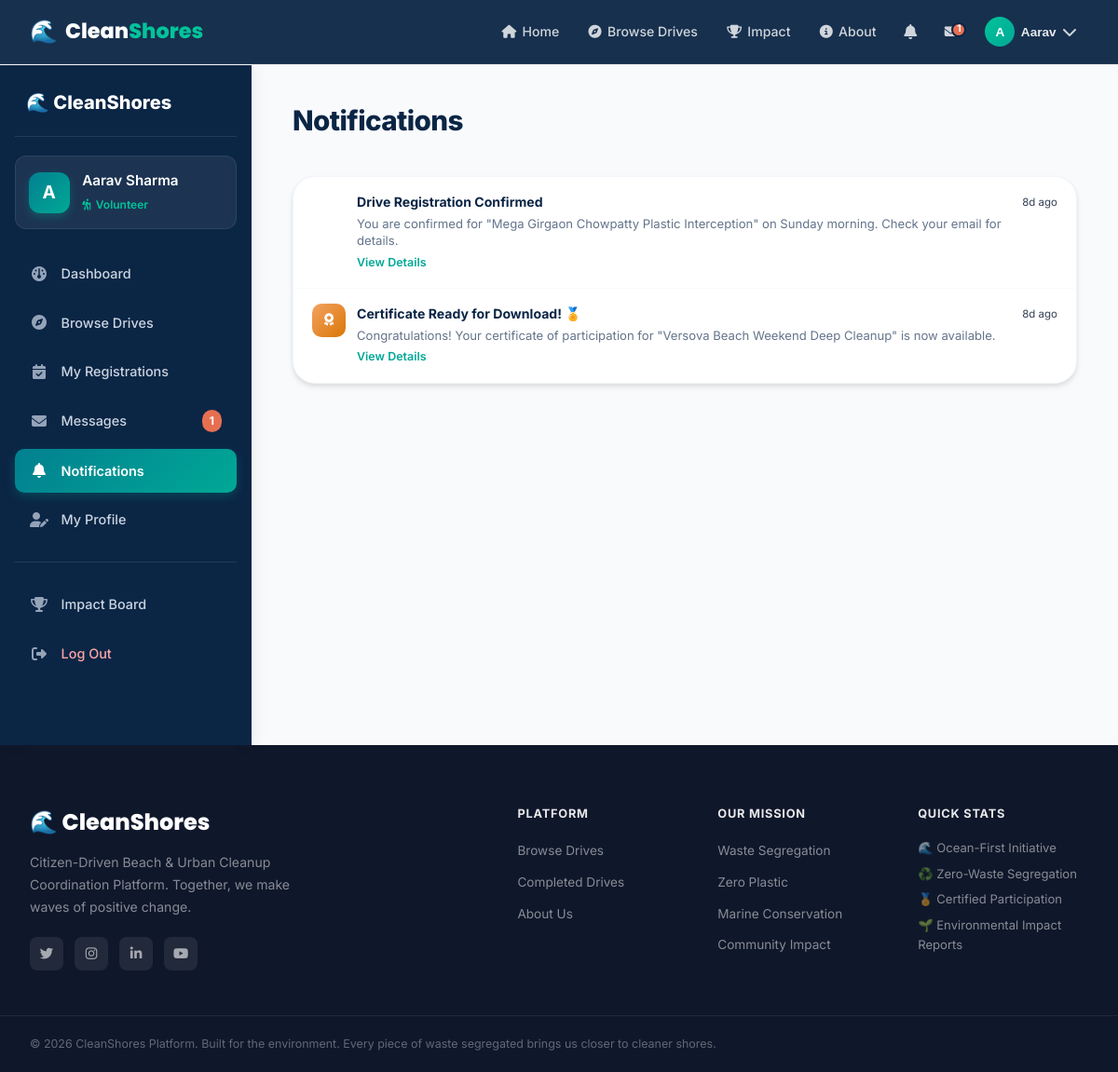
/volunteer/notifications (signed in), run on the app's committed database.
### models/user.py (models this page shows, shortened)
class User(db.Model):
    __tablename__ = 'users'
    id = db.Column(db.Integer, primary_key=True)
    username = db.Column(db.String(80), unique=True, nullable=False, index=True)
    email = db.Column(db.String(120), unique=True, nullable=False, index=True)
    password_hash = db.Column(db.String(255), nullable=False)
    full_name = db.Column(db.String(120), nullable=False)
    phone = db.Column(db.String(20), nullable=True)
    role = db.Column(db.String(20), nullable=False, default='volunteer')  # 'organizer', 'volunteer', 'admin'
    profile_pic = db.Column(db.String(255), nullable=True)
    bio = db.Column(db.Text, nullable=True)
    location = db.Column(db.String(120), nullable=True)
    college_or_org = db.Column(db.String(150), nullable=True)
    skills_interests = db.Column(db.String(255), nullable=True)  # e.g., 'Waste Segregation, First Aid, Photography'
    is_active = db.Column(db.Boolean, default=True)
    created_at = db.Column(db.DateTime, default=datetime.utcnow)
    drives_organized = db.relationship('Drive', backref='organizer', lazy='dynamic', cascade='all, delete-orphan')
    participations = db.relationship('Participation', backref='volunteer', lazy='dynamic', cascade='all, delete-orphan')
    verification = db.relationship('OrganizerVerification', foreign_keys='OrganizerVerification.user_id', backref='user', uselist=False, cascade='all, delete-orphan')
    notifications = db.relationship('Notification', backref='user', lazy='dynamic', cascade='all, delete-orphan')
    sent_messages = db.relationship('Message', foreign_keys='Message.sender_id', backref='sender', lazy='dynamic')
    received_messages = db.relationship('Message', foreign_keys='Message.recipient_id', backref='recipient', lazy='dynamic')
    @property
    def is_verified(self):
        if self.role in ('admin', 'organizer'):
            return True
        return False

### models/notification.py (models this page shows, shortened)
class Notification(db.Model):
    __tablename__ = 'notifications'
    id = db.Column(db.Integer, primary_key=True)
    user_id = db.Column(db.Integer, db.ForeignKey('users.id', ondelete='CASCADE'), nullable=False)
    title = db.Column(db.String(150), nullable=False)
    message = db.Column(db.Text, nullable=False)
    link = db.Column(db.String(255), nullable=True)
    notification_type = db.Column(db.String(50), default='system')  # 'registration', 'drive_update', 'verification', 'message', 'certificate'
    is_read = db.Column(db.Boolean, default=False)
    created_at = db.Column(db.DateTime, default=datetime.utcnow)

### routes/volunteer.py (the view)
@volunteer_bp.route('/notifications')
@volunteer_only
def notifications():
    user = get_current_user()
    notifs = Notification.query.filter_by(user_id=user.id).order_by(
        Notification.created_at.desc()).all()
    for n in notifs:
        n.is_read = True
    db.session.commit()
    return render_template('volunteer/notifications.html', user=user, notifications=notifs)

### routes/auth.py (called while the page is built)
def get_current_user():
    if 'user_id' in session:
        return User.query.get(session['user_id'])
    return None

### routes/volunteer.py (called while the page is built)
def volunteer_only(f):
    from functools import wraps
    @wraps(f)
    def decorated(*args, **kwargs):
        if 'user_id' not in session or session.get('role') != 'volunteer':
            flash('Volunteer access only.', 'danger')
            return redirect(url_for('main.index'))
        return f(*args, **kwargs)
    return decorated

### templates/volunteer/notifications.html (shortened to what this page needs)
{% extends "base.html" %}
{% block body_class %}dashboard-page{% endblock %}
{% block content %}
<div class="dashboard-layout">
    {% include 'volunteer/_sidebar.html' %}
    <div class="dashboard-main">
        <div class="dashboard-topbar"><h1 class="dashboard-page-title">Notifications</h1></div>
        {% if notifications %}
        <div class="notif-list notif-list-full">
            {% for n in notifications %}
            <div class="notif-item {% if not n.is_read %}notif-unread{% endif %} notif-item-{{ n.notification_type }}">
                <div class="notif-item-icon">
                    <i class="fa-solid {{ {'registration':'fa-user-plus','drive_update':'fa-calendar','certificate':'fa-award','message':'fa-envelope','verification':'fa-shield-halved','system':'fa-bell'}.get(n.notification_type,'fa-bell') }}"></i>
                </div>
                <div class="notif-item-body">
                    <strong>{{ n.title }}</strong>
                    <p>{{ n.message }}</p>
                    {% if n.link %}<a href="{{ n.link }}" class="notif-action-link">View Details</a>{% endif %}
                </div>
                <div class="notif-item-time">{{ n.created_at | timesince }}</div>
            </div>
            {% endfor %}
        </div>
        {% else %}
        <div class="empty-state"><div class="empty-icon">🔔</div><h3>All caught up!</h3><p>No notifications yet.</p></div>
        {% endif %}
    </div>
</div>
{% endblock %}

### templates/base.html (shortened to what this page needs)
<!DOCTYPE html>
<html lang="en">
<head>
    <link rel="stylesheet" href="https://cdnjs.cloudflare.com/ajax/libs/font-awesome/6.5.0/css/all.min.css">
    <link rel="stylesheet" href="{{ url_for('static', filename='css/style.css') }}">
    <link rel="stylesheet" href="{{ url_for('static', filename='css/dashboard.css') }}">
    <link rel="stylesheet" href="{{ url_for('static', filename='css/responsive.css') }}">
</head>
<body class="{% block body_class %}{% endblock %}">
<nav class="cs-nav" id="mainNav">
    <div class="nav-container">
        <a href="{{ url_for('index') }}" class="nav-brand">
            <span class="brand-icon">🌊</span>
            <span class="brand-text">Clean<span class="brand-accent">Shores</span></span>
        </a>
        <div class="nav-links" id="navLinks">
            <a href="{{ url_for('index') }}" class="nav-link {% if request.endpoint == 'index' %}active{% endif %}">
                <i class="fa-solid fa-house"></i> Home
            </a>
            <a href="{{ url_for('drives.browse_drives') }}" class="nav-link {% if 'browse' in (request.endpoint or '') %}active{% endif %}">
                <i class="fa-solid fa-compass"></i> Browse Drives
            </a>
            <a href="{{ url_for('drives.completed_drives') }}" class="nav-link">
                <i class="fa-solid fa-trophy"></i> Impact
            </a>
            <a href="{{ url_for('about') }}" class="nav-link {% if request.endpoint == 'about' %}active{% endif %}">
                <i class="fa-solid fa-circle-info"></i> About
            </a>
            {% if current_user %}
                <div class="nav-notification" id="notifDropdown">
                    <button class="notif-btn" onclick="toggleNotifDropdown()">
                        <i class="fa-solid fa-bell"></i>
                    </button>
                </div>
                {% if current_user.role == 'organizer' %}
                <a href="{{ url_for('organizer.messages') }}" class="nav-link nav-icon-link">
                    <i class="fa-solid fa-envelope"></i>
                    {% if unread_messages > 0 %}<span class="notif-badge">{{ unread_messages }}</span>{% endif %}
                </a>
                {% elif current_user.role == 'volunteer' %}
                <a href="{{ url_for('volunteer.messages') }}" class="nav-link nav-icon-link">
                    {% if unread_messages > 0 %}<span class="notif-badge">{{ unread_messages }}</span>{% endif %}
                </a>
                {% endif %}
                <div class="nav-user-menu" id="userMenu">
                    <button class="user-btn" onclick="toggleUserMenu()">
                        <div class="user-avatar">{{ current_user.full_name[0].upper() }}</div>
                        <span class="user-name-short">{{ current_user.full_name.split()[0] }}</span>
                        <i class="fa-solid fa-chevron-down"></i>
                    </button>
                </div>
            {% endif %}
        </div>
    </div>
</nav>
<main>
    {% block content %}{% endblock %}
</main>
<footer class="cs-footer">
    <div class="footer-container">
        <div class="footer-brand">
            <div class="footer-logo">🌊 CleanShores</div>
            <p>Citizen-Driven Beach & Urban Cleanup Coordination Platform. Together, we make waves of positive change.</p>
            <div class="footer-social">
                <a href="#" title="Twitter"><i class="fa-brands fa-twitter"></i></a>
                <a href="#" title="Instagram"><i class="fa-brands fa-instagram"></i></a>
                <a href="#" title="LinkedIn"><i class="fa-brands fa-linkedin-in"></i></a>
                <a href="#" title="YouTube"><i class="fa-brands fa-youtube"></i></a>
            </div>
        </div>
        <div class="footer-links">
            <div class="footer-col">
                <h4>Platform</h4>
                <ul>
                    <li><a href="{{ url_for('drives.browse_drives') }}">Browse Drives</a></li>
                    <li><a href="{{ url_for('drives.completed_drives') }}">Completed Drives</a></li>
                    <li><a href="{{ url_for('about') }}">About Us</a></li>
                </ul>
            </div>
            <div class="footer-col">
                <h4>Our Mission</h4>
                <ul>
                    <li><a href="#">Waste Segregation</a></li>
                    <li><a href="#">Zero Plastic</a></li>
                    <li><a href="#">Marine Conservation</a></li>
                    <li><a href="#">Community Impact</a></li>
                </ul>
            </div>
            <div class="footer-col">
                <h4>Quick Stats</h4>
                <div class="footer-stats">
                    <div class="footer-stat">🌊 Ocean-First Initiative</div>
                    <div class="footer-stat">♻️ Zero-Waste Segregation</div>
                    <div class="footer-stat">🏅 Certified Participation</div>
                    <div class="footer-stat">🌱 Environmental Impact Reports</div>
                </div>
            </div>
        </div>
    </div>
    <div class="footer-bottom">
        <p>&copy; 2026 CleanShores Platform. Built for the environment. Every piece of waste segregated brings us closer to cleaner shores.</p>
    </div>
</footer>
</body>
</html>

### templates/volunteer/_sidebar.html (shortened to what this page needs)
<aside class="dashboard-sidebar">
    <div class="sidebar-brand">
        <a href="{{ url_for('index') }}">🌊 CleanShores</a>
    </div>
    <div class="sidebar-user">
        <div class="sidebar-avatar">{{ current_user.full_name[0].upper() }}</div>
        <div class="sidebar-user-info">
            <span class="sidebar-user-name">{{ current_user.full_name }}</span>
            <span class="sidebar-user-role"><i class="fa-solid fa-person-hiking"></i> Volunteer</span>
        </div>
    </div>
    <nav class="sidebar-nav">
        <a href="{{ url_for('volunteer.dashboard') }}" class="sidebar-link {% if request.endpoint == 'volunteer.dashboard' %}active{% endif %}">
            <i class="fa-solid fa-gauge"></i> <span>Dashboard</span>
        </a>
        <a href="{{ url_for('drives.browse_drives') }}" class="sidebar-link {% if request.endpoint == 'drives.browse_drives' %}active{% endif %}">
            <i class="fa-solid fa-compass"></i> <span>Browse Drives</span>
        </a>
        <a href="{{ url_for('volunteer.my_registrations') }}" class="sidebar-link {% if request.endpoint == 'volunteer.my_registrations' %}active{% endif %}">
            <i class="fa-solid fa-calendar-check"></i> <span>My Registrations</span>
        </a>
        <a href="{{ url_for('volunteer.messages') }}" class="sidebar-link {% if request.endpoint == 'volunteer.messages' %}active{% endif %}">
            <i class="fa-solid fa-envelope"></i> <span>Messages</span>
            {% if unread_messages > 0 %}<span class="sidebar-badge">{{ unread_messages }}</span>{% endif %}
        </a>
        <a href="{{ url_for('volunteer.notifications') }}" class="sidebar-link {% if request.endpoint == 'volunteer.notifications' %}active{% endif %}">
            <i class="fa-solid fa-bell"></i> <span>Notifications</span>
        </a>
        <a href="{{ url_for('volunteer.profile') }}" class="sidebar-link {% if request.endpoint == 'volunteer.profile' %}active{% endif %}">
            <i class="fa-solid fa-user-pen"></i> <span>My Profile</span>
        </a>
        <div class="sidebar-divider"></div>
        <a href="{{ url_for('drives.completed_drives') }}" class="sidebar-link">
            <i class="fa-solid fa-trophy"></i> <span>Impact Board</span>
        </a>
        <a href="{{ url_for('auth.logout') }}" class="sidebar-link sidebar-link-logout">
            <i class="fa-solid fa-right-from-bracket"></i> <span>Log Out</span>
        </a>
    </nav>
</aside>

### static/css/dashboard.css (style rules this page uses)
.dashboard-layout { display: flex; min-height: calc(100vh - 70px); margin-top: 70px; background: #f8fafc; }
.dashboard-sidebar { width: 270px; flex-shrink: 0; background: #0b2545; color: #ffffff; display: flex; flex-direction: column; padding: 1.5rem 1rem; position: sticky; top: 70px; height: calc(100vh - 70px); overflow-y: auto; box-shadow: 4px 0 15px rgba(0, 0, 0, 0.05); }
.sidebar-brand { padding: 0 0.75rem 1.25rem; border-bottom: 1px solid rgba(255, 255, 255, 0.1); margin-bottom: 1.25rem; }
.sidebar-brand a { color: #ffffff; font-size: 1.25rem; font-weight: 800; text-decoration: none; display: flex; align-items: center; gap: 0.5rem; }
.sidebar-user { display: flex; align-items: center; gap: 0.85rem; padding: 0.85rem; background: rgba(255, 255, 255, 0.07); border-radius: 12px; margin-bottom: 1.5rem; border: 1px solid rgba(255, 255, 255, 0.08); }
.sidebar-avatar { width: 44px; height: 44px; border-radius: 12px; background: linear-gradient(135deg, #028090, #00a896); display: flex; align-items: center; justify-content: center; font-weight: 700; font-size: 1.2rem; color: #ffffff; flex-shrink: 0; box-shadow: 0 4px 10px rgba(0, 168, 150, 0.3); }
.sidebar-user-info { overflow: hidden; }
.sidebar-user-name { display: block; font-weight: 600; font-size: 0.95rem; color: #ffffff; white-space: nowrap; overflow: hidden; text-overflow: ellipsis; }
.sidebar-user-role { display: inline-flex; align-items: center; gap: 0.35rem; font-size: 0.75rem; color: #02c39a; font-weight: 600; text-transform: capitalize; }
.sidebar-nav { display: flex; flex-direction: column; gap: 0.35rem; flex-grow: 1; }
.sidebar-link { display: flex; align-items: center; gap: 0.85rem; padding: 0.75rem 1rem; color: #cbd5e1; text-decoration: none; border-radius: 10px; font-weight: 500; font-size: 0.9rem; transition: all 0.2s ease; }
.sidebar-link i { width: 20px; font-size: 1rem; text-align: center; color: #94a3b8; transition: color 0.2s ease; }
.sidebar-link.active { background: linear-gradient(135deg, #028090, #00a896); color: #ffffff; font-weight: 600; box-shadow: 0 4px 12px rgba(0, 168, 150, 0.25); }
.sidebar-link.active i { color: #ffffff; }
.sidebar-badge { margin-left: auto; background: #e76f51; color: #ffffff; font-size: 0.75rem; padding: 0.15rem 0.5rem; border-radius: 999px; font-weight: 700; }
.sidebar-divider { height: 1px; background: rgba(255, 255, 255, 0.1); margin: 1rem 0; }
.sidebar-link-logout { color: #fca5a5; }
.dashboard-main { flex: 1; padding: 2.25rem 2.75rem; max-width: 1350px; width: 100%; }
.dashboard-topbar { display: flex; justify-content: space-between; align-items: center; flex-wrap: wrap; gap: 1.25rem; margin-bottom: 2rem; }
.dashboard-page-title { font-size: 1.85rem; font-weight: 800; color: #0b2545; letter-spacing: -0.02em; margin-bottom: 0.25rem; }

### data on the page
User: full_name "A", full_name "Aarav", full_name "Aarav Sharma"
Notification: title "Drive Registration Confirmed", message "You are confirmed for \"Mega Girgaon Chowpatty Plastic Interception\" on Sunday morning. Check your email for details.", created_at "8d ago"
Notification: title "Certificate Ready for Download! 🏅", message "Congratulations! Your certificate of participation for \"Versova Beach Weekend Deep Cleanup\" is now available.", created_at "8d ago"

### other printed values
{{ unread_messages }} "1"
